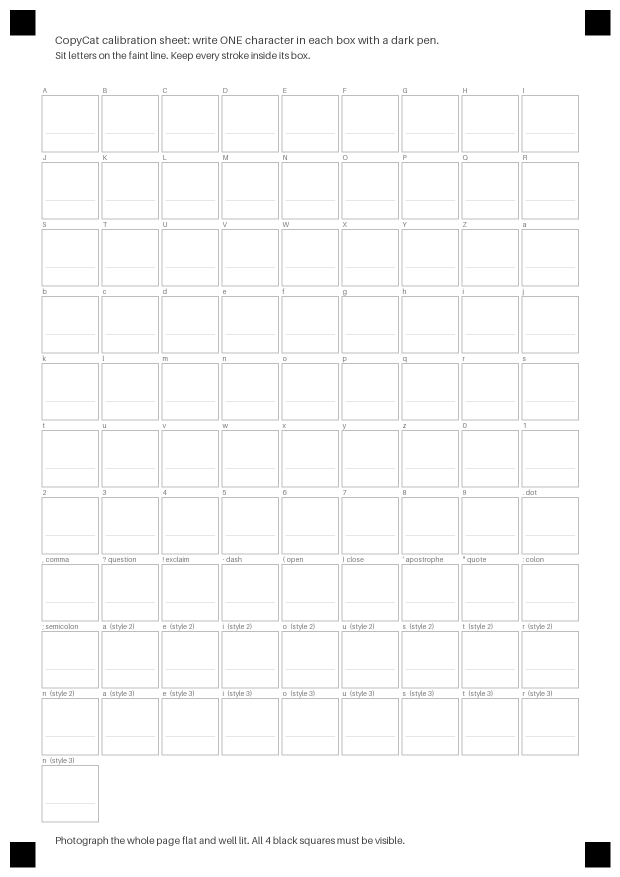
#> input picture backend/data/copycat_sheet.png, 1240 x 1754 px (shown at 1/2 size)
$ python -i extractor.py   (imports and definitions only)
#> lines starting #> are read from the running program, lines starting #| are printed output that depends on the picture; after the words box and inside, x2 and y2 are one past the last pixel; in counts of white or black regions, pixels touching at a corner belong together
#> further down, picture is the input picture: shape (1754, 1240); min 0, max 255, mean 250
"""Photo of the filled sheet -> one transparent PNG per character (alpha mask, trimmed sideways)."""
from pathlib import Path

import cv2
import numpy as np
from PIL import Image

from make_sheet import CELL, CELLS, H, MARKS, PAD, W, cell_origin

S = 2                  # flattened page is (W*S) x (H*S) = A4 at 300 DPI
MIN_GLYPHS = 20


class ExtractionError(Exception):
    """Raised with a message that is safe to show to the user."""


def _find_markers(gray):
    """Return the 4 corner square centres in the photo, ordered TL, TR, BL, BR."""
    h, w = gray.shape
#> h = 1754; w = 1240
    _, bw = cv2.threshold(cv2.GaussianBlur(gray, (5, 5), 0), 0, 255, cv2.THRESH_BINARY_INV + cv2.THRESH_OTSU)
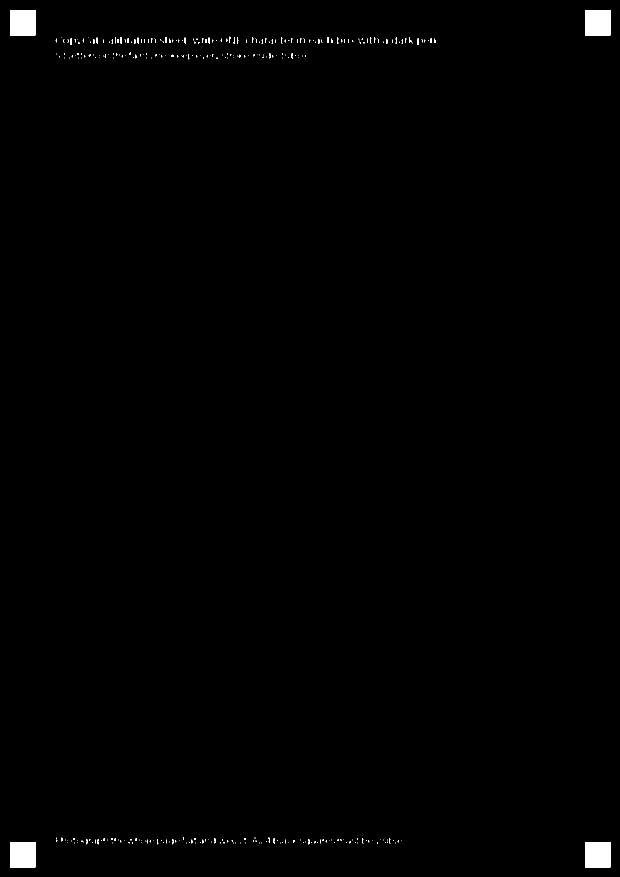
#> bw: shape (1754, 1240) (shown at 1/2 size); 0.59% white; 313 white regions (269 under 20 px), largest, box (x1, y1, x2, y2) and area: (20, 20, 71, 71) 2601, (1170, 20, 1221, 71) 2601, (20, 1684, 71, 1735) 2601
    found = []
    for c in cv2.findContours(bw, cv2.RETR_LIST, cv2.CHAIN_APPROX_SIMPLE)[0]:
        x, y, cw, ch = cv2.boundingRect(c)
        if ch and 0.8 < cw / ch < 1.25 and cv2.contourArea(c) > 0.85 * cw * ch and 0.01 * w < cw < 0.15 * w:
            found.append((cw, x + cw / 2, y + ch / 2))
#> this loop made 313 passes
#> (c, x, y, cw, ch) on passes 1 to 3: ([[791, 1685], [791, 1686]], 791, 1685, 1, 2), ([[754, 1685], [754, 1686], [755, 1686], [755, 1685]], 754, 1685, 2, 2), ([[715, 1685], [715, 1686]], 715, 1685, 1, 2)
#> after the loop, found = [(51, 1195.5, 1709.5), (51, 45.5, 1709.5), (51, 1195.5, 45.5), (51, 45.5, 45.5)]
    msg = "Could not find the 4 black corner squares. Show the whole page, flat, well lit, with nothing covering the corners."
    if len(found) < 4:
        raise ExtractionError(msg)
    biggest = max(f[0] for f in found)
#> biggest = 51
    found = [f for f in found if f[0] > 0.5 * biggest]
    pts = [min(found, key=lambda f, c=corner: (f[1] - c[0]) ** 2 + (f[2] - c[1]) ** 2)[1:] for corner in ((0, 0), (w, 0), (0, h), (w, h))]
#> pts = [(45.5, 45.5), (1195.5, 45.5), (45.5, 1709.5), (1195.5, 1709.5)]
    if len(set(pts)) < 4:
        raise ExtractionError(msg)
    return np.float32(pts)


# [48 lines left out: functions _clean, extract, not called in this run]

>>> import cv2
>>> picture = cv2.imread('data/copycat_sheet.png', cv2.IMREAD_GRAYSCALE)
>>> result = _find_markers(picture)
#> result = [[45.5, 45.5], [1195.5, 45.5], [45.5, 1709.5], [1195.5, 1709.5]]
